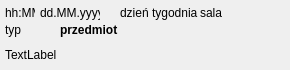
<?xml version="1.0" encoding="UTF-8"?>
<ui version="4.0">
 <class>EventTemplate</class>
 <widget class="QWidget" name="EventTemplate">
  <property name="geometry">
   <rect>
    <x>0</x>
    <y>0</y>
    <width>290</width>
    <height>70</height>
   </rect>
  </property>
  <property name="windowTitle">
   <string>Form</string>
  </property>
  <widget class="QLabel" name="labelDayOfWeek">
   <property name="geometry">
    <rect>
     <x>120</x>
     <y>5</y>
     <width>80</width>
     <height>15</height>
    </rect>
   </property>
   <property name="text">
    <string>dzień tygodnia</string>
   </property>
  </widget>
  <widget class="QLabel" name="labelDate">
   <property name="geometry">
    <rect>
     <x>40</x>
     <y>5</y>
     <width>60</width>
     <height>15</height>
    </rect>
   </property>
   <property name="text">
    <string>dd.MM.yyyy</string>
   </property>
  </widget>
  <widget class="QLabel" name="labelTime">
   <property name="geometry">
    <rect>
     <x>5</x>
     <y>5</y>
     <width>30</width>
     <height>15</height>
    </rect>
   </property>
   <property name="text">
    <string>hh:MM</string>
   </property>
  </widget>
  <widget class="QLabel" name="labelRoom">
   <property name="geometry">
    <rect>
     <x>200</x>
     <y>5</y>
     <width>80</width>
     <height>15</height>
    </rect>
   </property>
   <property name="text">
    <string>sala</string>
   </property>
  </widget>
  <widget class="QLabel" name="labelType">
   <property name="geometry">
    <rect>
     <x>5</x>
     <y>20</y>
     <width>40</width>
     <height>20</height>
    </rect>
   </property>
   <property name="font">
    <font>
     <pointsize>9</pointsize>
    </font>
   </property>
   <property name="text">
    <string>typ</string>
   </property>
  </widget>
  <widget class="QLabel" name="labelTitle">
   <property name="geometry">
    <rect>
     <x>60</x>
     <y>20</y>
     <width>240</width>
     <height>20</height>
    </rect>
   </property>
   <property name="font">
    <font>
     <pointsize>9</pointsize>
     <weight>75</weight>
     <bold>true</bold>
    </font>
   </property>
   <property name="text">
    <string>przedmiot</string>
   </property>
  </widget>
  <widget class="QLabel" name="description">
   <property name="geometry">
    <rect>
     <x>5</x>
     <y>45</y>
     <width>280</width>
     <height>20</height>
    </rect>
   </property>
   <property name="text">
    <string>TextLabel</string>
   </property>
  </widget>
 </widget>
 <resources/>
 <connections/>
</ui>
